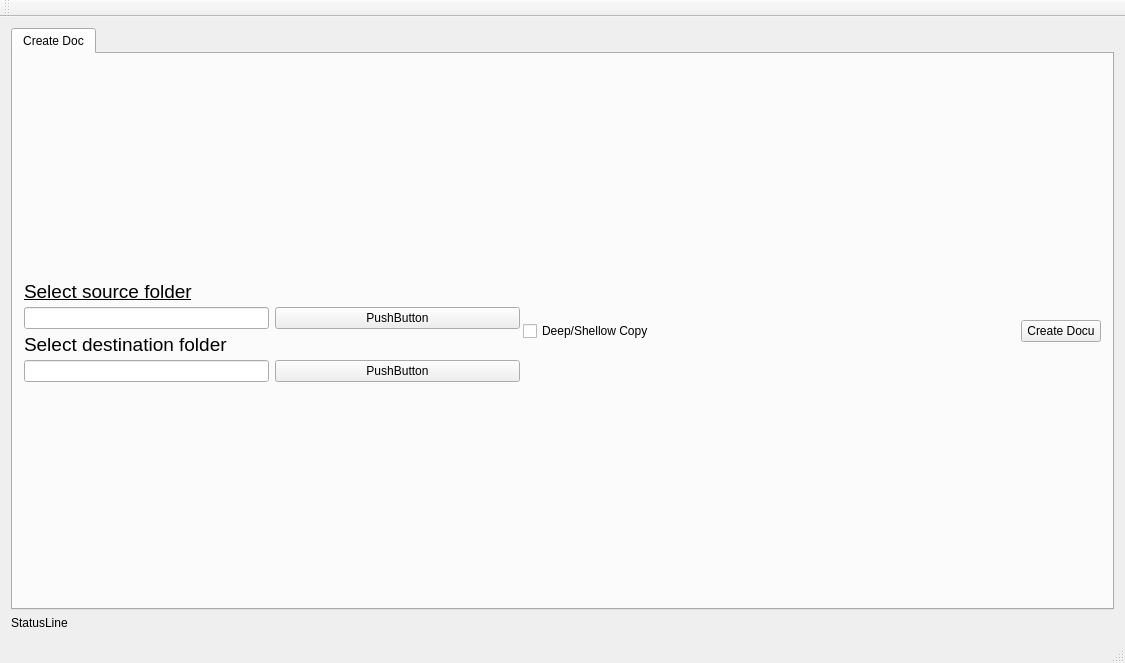
<?xml version="1.0" encoding="UTF-8"?>
<ui version="4.0">
 <class>MainWindow</class>
 <widget class="QMainWindow" name="MainWindow">
  <property name="geometry">
   <rect>
    <x>0</x>
    <y>0</y>
    <width>1125</width>
    <height>663</height>
   </rect>
  </property>
  <property name="windowTitle">
   <string>MainWindow</string>
  </property>
  <widget class="QWidget" name="centralWidget">
   <layout class="QVBoxLayout" name="verticalLayout">
    <item>
     <layout class="QVBoxLayout" name="VerticalLayoutWidget">
      <item>
       <widget class="QTabWidget" name="TAB">
        <property name="sizePolicy">
         <sizepolicy hsizetype="Expanding" vsizetype="Expanding">
          <horstretch>0</horstretch>
          <verstretch>0</verstretch>
         </sizepolicy>
        </property>
        <property name="currentIndex">
         <number>0</number>
        </property>
        <widget class="QWidget" name="CreateDoc">
         <attribute name="title">
          <string>Create Doc</string>
         </attribute>
         <layout class="QVBoxLayout" name="verticalLayout_2">
          <item>
           <layout class="QVBoxLayout" name="SEARCH_Vertical">
            <property name="spacing">
             <number>5</number>
            </property>
            <item>
             <layout class="QHBoxLayout" name="CreateDocTab">
              <item>
               <layout class="QHBoxLayout" name="horizontalLayout">
                <property name="spacing">
                 <number>3</number>
                </property>
                <item>
                 <layout class="QVBoxLayout" name="verticalLayout_3">
                  <property name="spacing">
                   <number>4</number>
                  </property>
                  <item>
                   <widget class="QLabel" name="label">
                    <property name="font">
                     <font>
                      <pointsize>14</pointsize>
                      <underline>true</underline>
                     </font>
                    </property>
                    <property name="layoutDirection">
                     <enum>Qt::LeftToRight</enum>
                    </property>
                    <property name="text">
                     <string>Select source folder</string>
                    </property>
                   </widget>
                  </item>
                  <item>
                   <layout class="QHBoxLayout" name="horizontalLayout_2">
                    <item>
                     <widget class="QLineEdit" name="lineEdit_2">
                      <property name="sizePolicy">
                       <sizepolicy hsizetype="Preferred" vsizetype="Preferred">
                        <horstretch>0</horstretch>
                        <verstretch>0</verstretch>
                       </sizepolicy>
                      </property>
                     </widget>
                    </item>
                    <item>
                     <widget class="QPushButton" name="pushButton_2">
                      <property name="text">
                       <string>PushButton</string>
                      </property>
                     </widget>
                    </item>
                   </layout>
                  </item>
                  <item>
                   <widget class="QLabel" name="label_2">
                    <property name="font">
                     <font>
                      <pointsize>14</pointsize>
                     </font>
                    </property>
                    <property name="text">
                     <string>Select destination folder</string>
                    </property>
                   </widget>
                  </item>
                  <item>
                   <layout class="QHBoxLayout" name="horizontalLayout_3">
                    <item>
                     <widget class="QLineEdit" name="lineEdit">
                      <property name="sizePolicy">
                       <sizepolicy hsizetype="Preferred" vsizetype="Preferred">
                        <horstretch>0</horstretch>
                        <verstretch>0</verstretch>
                       </sizepolicy>
                      </property>
                     </widget>
                    </item>
                    <item>
                     <widget class="QPushButton" name="pushButton_3">
                      <property name="text">
                       <string>PushButton</string>
                      </property>
                     </widget>
                    </item>
                   </layout>
                  </item>
                 </layout>
                </item>
                <item>
                 <layout class="QVBoxLayout" name="verticalLayout_5">
                  <item>
                   <widget class="QCheckBox" name="checkBox">
                    <property name="sizePolicy">
                     <sizepolicy hsizetype="Preferred" vsizetype="Preferred">
                      <horstretch>0</horstretch>
                      <verstretch>0</verstretch>
                     </sizepolicy>
                    </property>
                    <property name="text">
                     <string>Deep/Shellow Copy</string>
                    </property>
                   </widget>
                  </item>
                 </layout>
                </item>
                <item>
                 <layout class="QVBoxLayout" name="verticalLayout_4">
                  <item>
                   <widget class="QPushButton" name="pushButton">
                    <property name="sizePolicy">
                     <sizepolicy hsizetype="Fixed" vsizetype="Fixed">
                      <horstretch>0</horstretch>
                      <verstretch>0</verstretch>
                     </sizepolicy>
                    </property>
                    <property name="text">
                     <string>Create Docu</string>
                    </property>
                   </widget>
                  </item>
                 </layout>
                </item>
               </layout>
              </item>
             </layout>
            </item>
            <item>
             <layout class="QHBoxLayout" name="CreateTemplateTab"/>
            </item>
           </layout>
          </item>
         </layout>
        </widget>
       </widget>
      </item>
     </layout>
    </item>
    <item>
     <widget class="QLabel" name="StatusLine">
      <property name="text">
       <string>StatusLine</string>
      </property>
     </widget>
    </item>
   </layout>
  </widget>
  <widget class="QMenuBar" name="menuBar">
   <property name="geometry">
    <rect>
     <x>0</x>
     <y>0</y>
     <width>1125</width>
     <height>21</height>
    </rect>
   </property>
  </widget>
  <widget class="QToolBar" name="mainToolBar">
   <attribute name="toolBarArea">
    <enum>TopToolBarArea</enum>
   </attribute>
   <attribute name="toolBarBreak">
    <bool>false</bool>
   </attribute>
  </widget>
  <widget class="QStatusBar" name="statusBar"/>
 </widget>
 <layoutdefault spacing="6" margin="11"/>
 <resources/>
 <connections/>
</ui>
